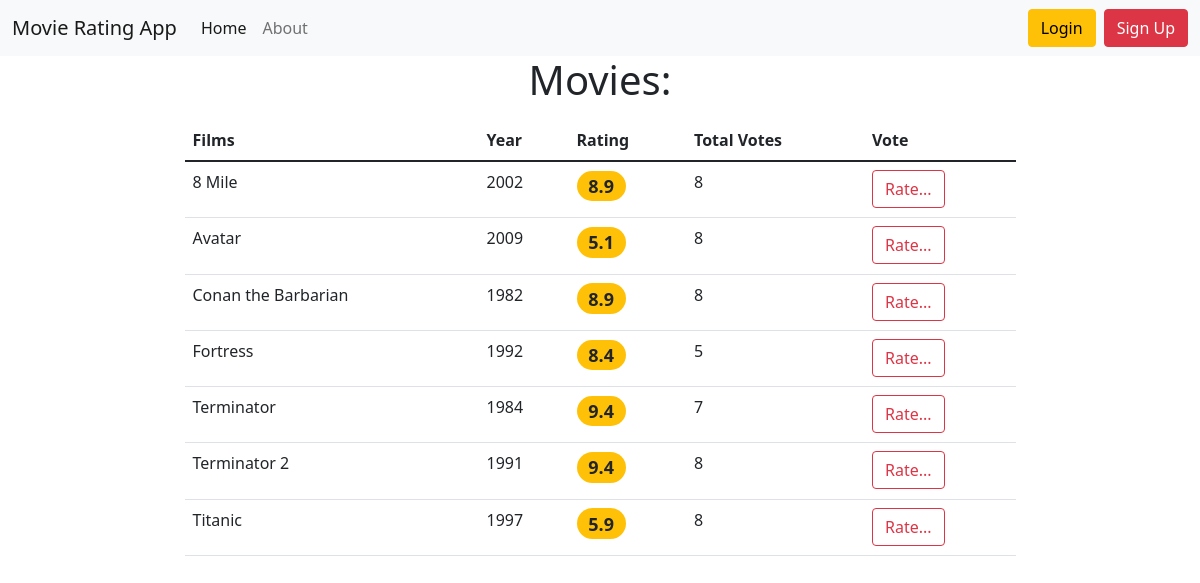
/, run on an earlier commit of the app's database.
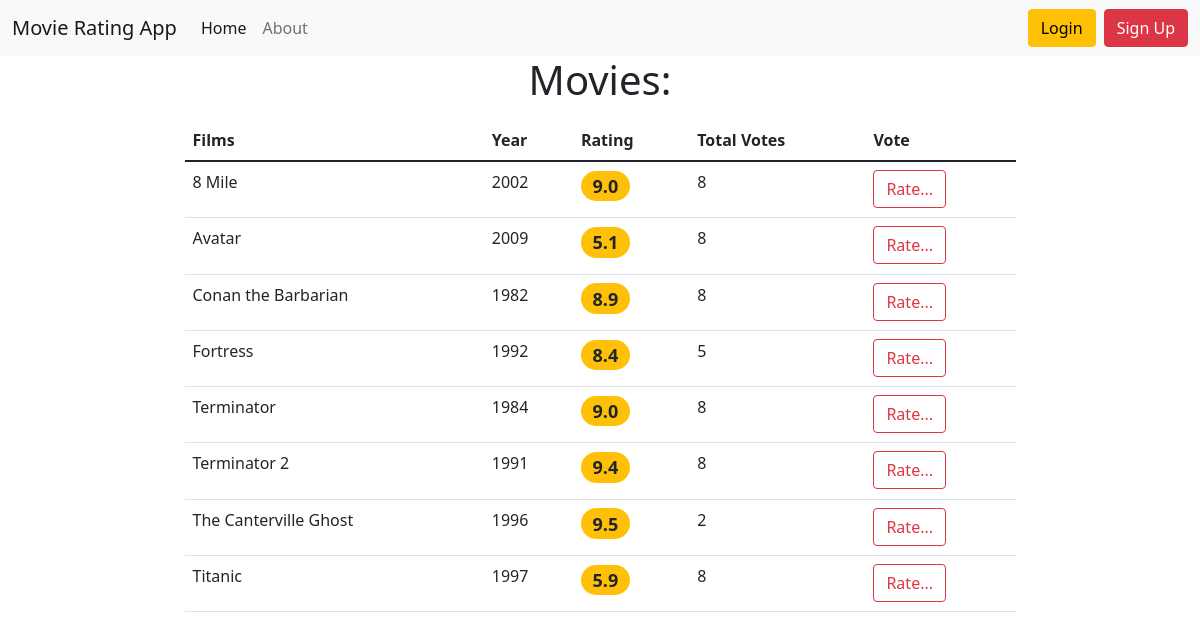
And on a later commit of the database.
### movie_rating/models.py (models this page shows, shortened)
class Movie(models.Model):
    title = models.CharField(max_length=55, unique=True)
    slug = models.SlugField(unique=True)
    description = models.TextField()
    year = models.PositiveSmallIntegerField()
    country = models.CharField(max_length=20)
    is_active = models.BooleanField(default=True)
    def get_absolute_url(self):
        return reverse('detail', kwargs={'slug': self.slug})
    @property
    def average_rating(self):
        return self.rating.filter(is_active=True).aggregate(Avg('rating'))['rating__avg']
    @property
    def count_votes(self):
        return self.rating.filter(is_active=True).aggregate(Count('rating'))['rating__count']
    class Meta:
        ordering = ['title']

### movie_rating/views.py (the view)
# urls.py: path('', HomePage.as_view(), name="home"),
class HomePage(ListView):
    model = Movie
    template_name = 'movie_rating/home.html'
    context_object_name = 'movies'
    paginate_by = 15
    def get_context_data(self, *, object_list=None, **kwargs):
        context = super().get_context_data(**kwargs)
        context['title'] = 'Home page'
        return context
    def get_queryset(self):
        return Movie.objects.filter(is_active=True)

### movie_rating/templates/movie_rating/home.html (shortened to what this page needs)
{% extends 'base.html' %}
{% load static %}
{% block content %}
<h1 class="text-center mb-3">
    Movies:
</h1>
{% if movies %}
<table class="table table-hover">
    <thead>
    <tr>
        <th scope="col">Films</th>
        <th scope="col">Year</th>
        <th scope="col">Rating</th>
        <th scope="col">Total Votes</th>
        <th scope="col">Vote</th>
    </tr>
    </thead>
    <tr>
        {% for movie in movies %}
        <td>{{ movie.title }}</td>
        <td>{{ movie.year }}</td>
        <td><h4><span class="badge rounded-pill bg-warning text-dark">{{ movie.average_rating|floatformat:1 }}</span>
        </h4></td>
        <td>{{ movie.count_votes }}</td>
        <td><a href="{{ movie.get_absolute_url }}" class="btn btn-outline-danger">Rate...</a></td>
    </tr>
    {% endfor %}
</table>
{% else %}
<p>No movies</p>
{% endif %}
{% endblock %}

### templates/base.html (shortened to what this page needs)
<!DOCTYPE html>
<html lang="en">
<head>
    <link href="https://cdn.jsdelivr.net/npm/bootstrap@5.1.3/dist/css/bootstrap.min.css" rel="stylesheet"
>
</head>
<body>
<nav class="navbar navbar-expand-lg navbar-light bg-light">
    <div class="container-fluid">
        <a class="navbar-brand" href="{% url 'home' %}">Movie Rating App</a>
        <div class="collapse navbar-collapse" id="navbarNavAltMarkup">
            <div class="navbar-nav">
                <a class="nav-link active" aria-current="page" href="{% url 'home' %}">Home</a>
                <a class="nav-link" href="{% url 'about' %}">About</a>
            </div>
        </div>
        {% if request.user.is_authenticated %}
        Welcome, {{ user.username }}
        &ensp;<a class="btn btn-success" href="{% url 'accounts:profile' %}" type="submit">Profile: {{ user.username }}</a>
        &ensp;<a class="btn btn-warning" href="{% url 'accounts:logout' %}" type="submit">Logout</a>
        {% else %}
        <a class="btn btn-warning" href="{% url 'accounts:login' %}" type="submit">Login</a>&ensp;
        <a class="btn btn-danger" href="{% url 'accounts:register' %}" type="submit">Sign Up</a>
        {% endif %}
    </div>
</nav>
<div class="container">
    <div class="row">
        <div class="col-md-9 m-auto">
            {% block content %}
            {% endblock %}
        </div>
    </div>
</div>
</body>
</html>

What changed in the data, as far as the page shows it:
computed for Movie "8 Mile": average_rating "8.9" → "9.0"
computed for Movie "Terminator": average_rating "9.4" → "9.0"; count_votes "7" → "8"
added Movie: title "The Canterville Ghost", year "1996", average_rating "9.5", count_votes "2"
